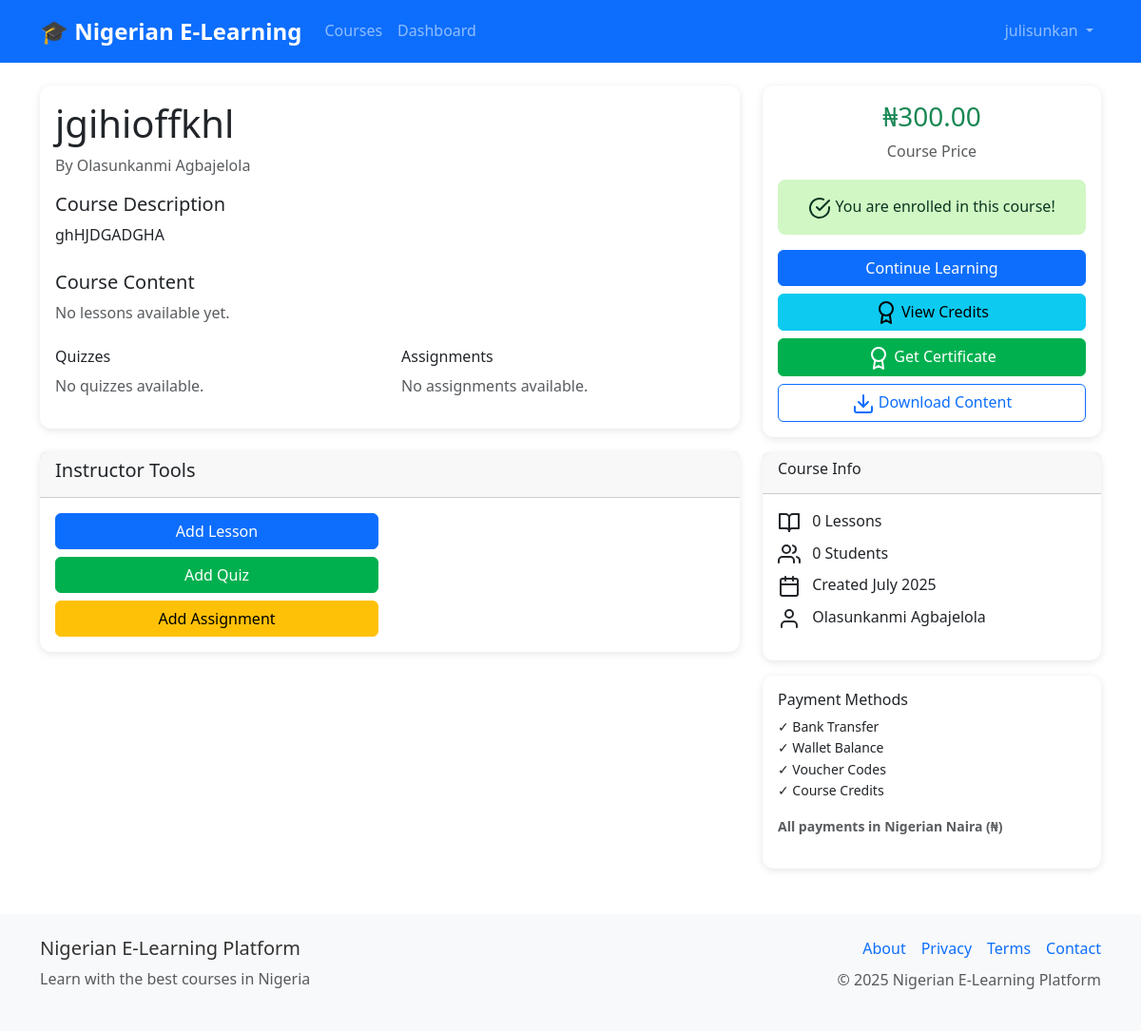
Page /courses/1 (signed in) on the earlier database version.
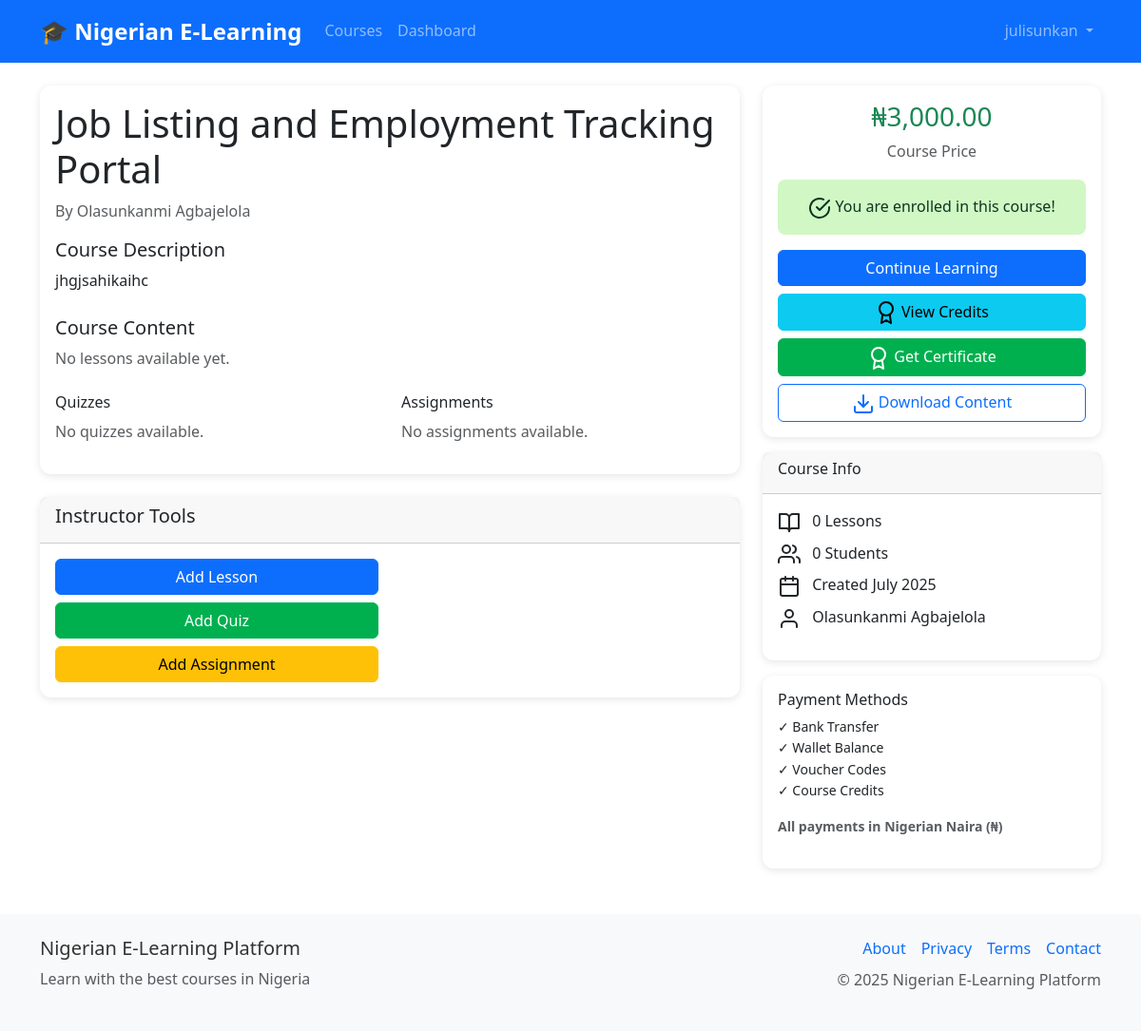
Same page on the later database version.
### models.py (models this page shows, shortened)
class Course(db.Model):
    id = db.Column(db.Integer, primary_key=True)
    title = db.Column(db.String(200), nullable=False)
    description = db.Column(db.Text)
    price = db.Column(db.Float, nullable=False, default=0.0)
    instructor_id = db.Column(db.Integer, db.ForeignKey('user.id'), nullable=False)
    is_active = db.Column(db.Boolean, default=True)
    approval_status = db.Column(db.String(20), default='pending')  # pending, approved, rejected
    approved_by = db.Column(db.Integer, db.ForeignKey('user.id'))  # admin who approved
    approved_at = db.Column(db.DateTime)
    rejection_reason = db.Column(db.Text)
    min_credits_for_certificate = db.Column(db.Integer, default=70)  # Minimum credits needed for certificate
    total_available_credits = db.Column(db.Integer, default=100)     # Total credits available in course
    created_at = db.Column(db.DateTime, default=datetime.utcnow)
    updated_at = db.Column(db.DateTime, default=datetime.utcnow, onupdate=datetime.utcnow)
    lessons = db.relationship('Lesson', backref='course', lazy='dynamic', cascade='all, delete-orphan')
    enrollments = db.relationship('Enrollment', backref='course', lazy='dynamic', cascade='all, delete-orphan')
    quizzes = db.relationship('Quiz', backref='course', lazy='dynamic', cascade='all, delete-orphan')
    assignments = db.relationship('Assignment', backref='course', lazy='dynamic', cascade='all, delete-orphan')
    course_credits = db.relationship('CourseCredit', backref='course', lazy='dynamic', cascade='all, delete-orphan')
    course_vouchers = db.relationship('Voucher', foreign_keys='Voucher.course_id', backref='course', lazy='dynamic', cascade='all, delete-orphan')

### routes.py (the view)
@app.route('/courses/<int:course_id>')
def course_detail(course_id):
    course = Course.query.get_or_404(course_id)
    if not current_user.is_authenticated or current_user.role not in ['admin', 'instructor', 'tutor']:
        if course.approval_status != 'approved':
            flash('Course not available', 'danger')
            return redirect(url_for('courses'))
    elif current_user.role == 'tutor' and course.instructor_id != current_user.id and course.approval_status != 'approved':
        flash('Course not available', 'danger')
        return redirect(url_for('courses'))
    user_enrolled = False
    if current_user.is_authenticated:
        user_enrolled = current_user.can_access_course(course)
    return render_template('courses/detail.html', course=course, user_enrolled=user_enrolled)

### app.py (called while the page is built)
@login_manager.user_loader
def load_user(user_id):
    from models import User
    return User.query.get(int(user_id))

### models.py (called while the page is built, shortened)
    def can_access_course(self, course):
        if self.role in ['admin', 'instructor', 'tutor']:
            return True

### routes.py (called while the page is built)
@app.context_processor
def inject_settings():
    settings = SystemSettings.query.first()
    return dict(settings=settings)

### templates/courses/detail.html (shortened to what the changed rows need)
{% extends "base.html" %}
{% block content %}
<div class="row">
    <div class="col-lg-8">
        <div class="card">
            <div class="card-body">
                <h1>{{ course.title }}</h1>
                <p class="text-muted mb-3">By {{ course.instructor.first_name }} {{ course.instructor.last_name }}</p>
                {% if course.description %}
                <div class="mb-4">
                    <h5>Course Description</h5>
                    <p>{{ course.description|safe }}</p>
                </div>
                {% endif %}
                <div class="mb-4">
                    <h5>Course Content</h5>
                    {% set lessons = course.lessons.order_by('order').all() %}
                    {% if lessons %}
                    <div class="list-group">
                        {% for lesson in lessons %}
                        <div class="list-group-item d-flex justify-content-between align-items-center">
                            <div>
                                <h6 class="mb-1">{{ lesson.title }}</h6>
                                <small class="text-muted">
                                    {% if lesson.content_type == 'text' %}
                                    <i data-feather="file-text"></i> Text Content
                                    {% elif lesson.content_type == 'pdf' %}
                                    <i data-feather="file"></i> PDF Document
                                    {% elif lesson.content_type == 'video' %}
                                    <i data-feather="play-circle"></i> Video
                                    {% endif %}
                                </small>
                            </div>
                            {% if user_enrolled %}
                            <a href="{{ url_for('view_lesson', lesson_id=lesson.id) }}" class="btn btn-sm btn-outline-primary">View</a>
                            {% else %}
                            <i data-feather="lock" class="text-muted"></i>
                            {% endif %}
                        </div>
                        {% endfor %}
                    </div>
                    {% else %}
                    <p class="text-muted">No lessons available yet.</p>
                    {% endif %}
                </div>
                {% if user_enrolled %}
                <div class="row">
                    <div class="col-md-6">
                        {% set quizzes = course.quizzes.filter_by(is_active=True).all() %}
                    </div>
                    <div class="col-md-6">
                        {% set assignments = course.assignments.filter_by(is_active=True).all() %}
                    </div>
                </div>
                {% endif %}
            </div>
        </div>
    </div>
    <div class="col-lg-4">
        <div class="card">
            <div class="card-body text-center">
                <h3 class="text-success">{{ course.price|currency }}</h3>
                <p class="text-muted">Course Price</p>
                {% if current_user.is_authenticated %}
                    {% if user_enrolled %}
                    <div class="alert alert-success">
                        <i data-feather="check-circle"></i>
                        You are enrolled in this course!
                    </div>
                    <div class="d-grid gap-2">
                        <a href="#lessons" class="btn btn-primary">Continue Learning</a>
                        <a href="{{ url_for('course_credits', course_id=course.id) }}" class="btn btn-info">
                        </a>
                        <a href="{{ url_for('get_course_certificate', course_id=course.id) }}" class="btn btn-success">
                        </a>
                        {% if settings and settings.allow_content_download %}
                        <a href="{{ url_for('download_course_content', course_id=course.id) }}"
                           class="btn btn-outline-primary"
                           data-action="download" data-file-name="course_{{ course.id }}_content.zip">
                        </a>
                        {% endif %}
                    </div>
                    {% endif %}
                {% else %}
                <p class="text-muted mb-3">Please log in to enroll</p>
                <div class="d-grid gap-2">
                    <a href="{{ url_for('login') }}" class="btn btn-primary">Login</a>
                    <a href="{{ url_for('register') }}" class="btn btn-outline-primary">Register</a>
                </div>
                {% endif %}
            </div>
        </div>
        <div class="card mt-3">
            <div class="card-body">
                <ul class="list-unstyled">
                    <li class="mb-2">
                        <i data-feather="book-open" class="me-2"></i>
                        {{ course.lessons.count() }} Lessons
                    </li>
                    <li class="mb-2">
                        <i data-feather="users" class="me-2"></i>
                        {{ course.enrollments.filter_by(status='approved').count() }} Students
                    </li>
                    <li class="mb-2">
                        <i data-feather="calendar" class="me-2"></i>
                        Created {{ course.created_at.strftime('%B %Y') }}
                    </li>
                    <li class="mb-2">
                        <i data-feather="user" class="me-2"></i>
                        {{ course.instructor.first_name }} {{ course.instructor.last_name }}
                    </li>
                </ul>
            </div>
        </div>
    </div>
</div>
{% endblock %}

Differences in the rows shown:
changed Course: title "jgihioffkhl" → "Job Listing and Employment Tracking Portal"; description "ghHJDGADGHA" → "jhgjsahikaihc"; price "₦300.00" → "₦3,000.00"
